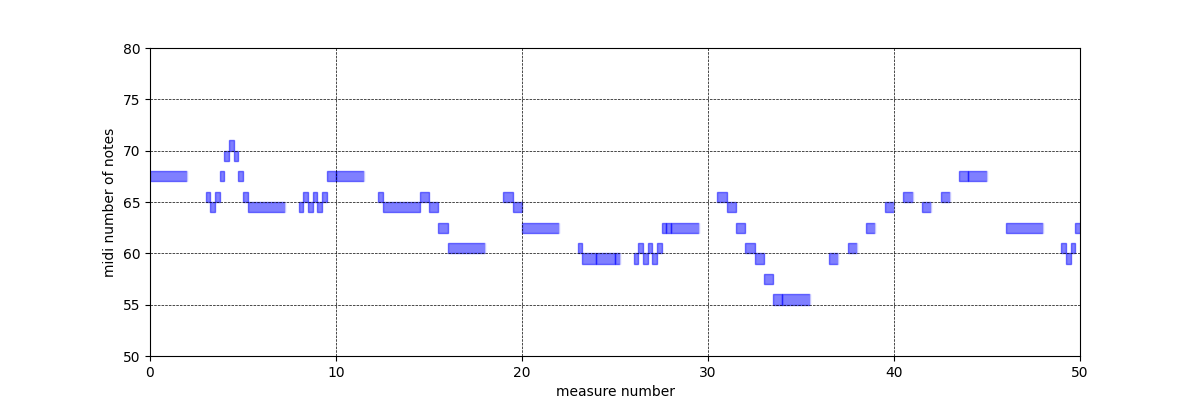
#> input picture ethnonmusicology/assets/pianoroll_matplotlib/Btayhi_Isbahan.mxl.png, 1200 x 400 px, found by its file name
$ jupyter execute --allow-errors image_comparison.ipynb
#> lines starting #> are read from the running program, lines starting #| are printed output that depends on the picture; long printed decimals are rounded
[cell 1]
import numpy as np
import cv2
from itertools import combinations
import matplotlib.pyplot as plt
import seaborn as sns
from skimage import metrics

[cell 2]
# Load the five images


img1 = cv2.imread(
    '/Users/abhishekchoubey/SMC master/2nd timester/AMP lab/Github/AMPLab/ethnonmusicology/assets/pianoroll_matplotlib/Btayhi_Isbahan.mxl.png', 0)
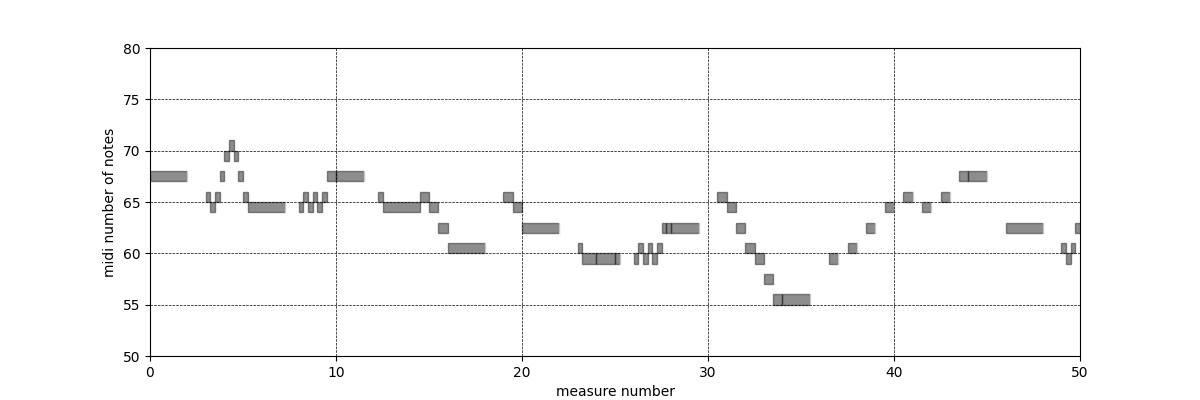
#> img1: shape (400, 1200); min 0, max 255, mean 249
img2 = cv2.imread(
    '/Users/abhishekchoubey/SMC master/2nd timester/AMP lab/Github/AMPLab/ethnonmusicology/assets/pianoroll_matplotlib/Btayhi_Istihlal.mxl.png', 0)
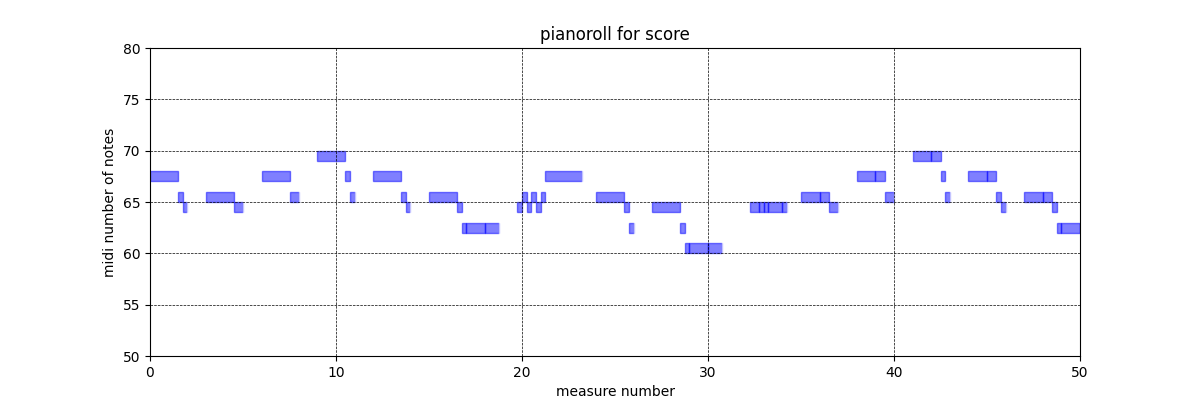
#> input picture ethnonmusicology/assets/pianoroll_matplotlib/Btayhi_Istihlal.mxl.png, 1200 x 400 px, found by its file name
#> img2: shape (400, 1200); min 0, max 255, mean 248.9
img3 = cv2.imread(
    '/Users/abhishekchoubey/SMC master/2nd timester/AMP lab/Github/AMPLab/ethnonmusicology/assets/pianoroll_matplotlib/Btayhi_Maya.mxl.png', 0)
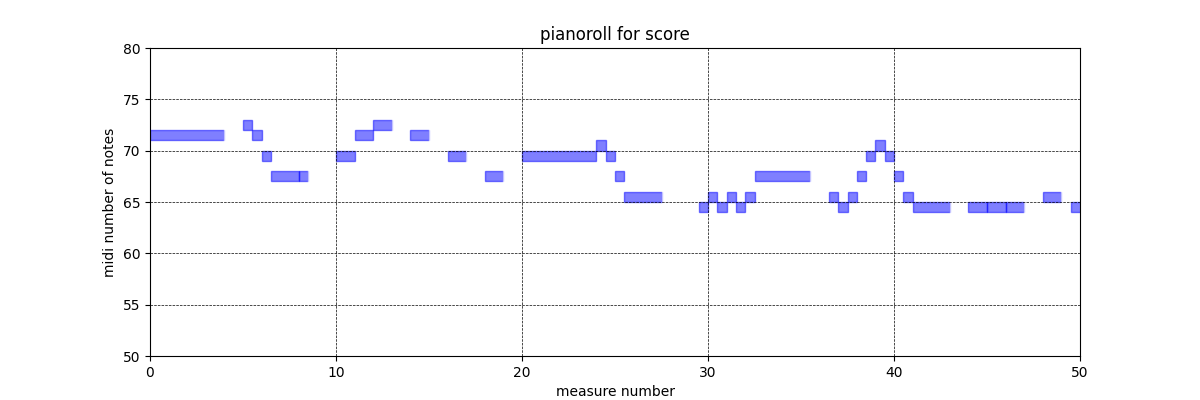
#> input picture ethnonmusicology/assets/pianoroll_matplotlib/Btayhi_Maya.mxl.png, 1200 x 400 px, found by its file name
#> img3: shape (400, 1200); min 0, max 255, mean 248.8
img4 = cv2.imread(
    '/Users/abhishekchoubey/SMC master/2nd timester/AMP lab/Github/AMPLab/ethnonmusicology/assets/pianoroll_matplotlib/Btayhi_Raml_Maya.mxl.png', 0)
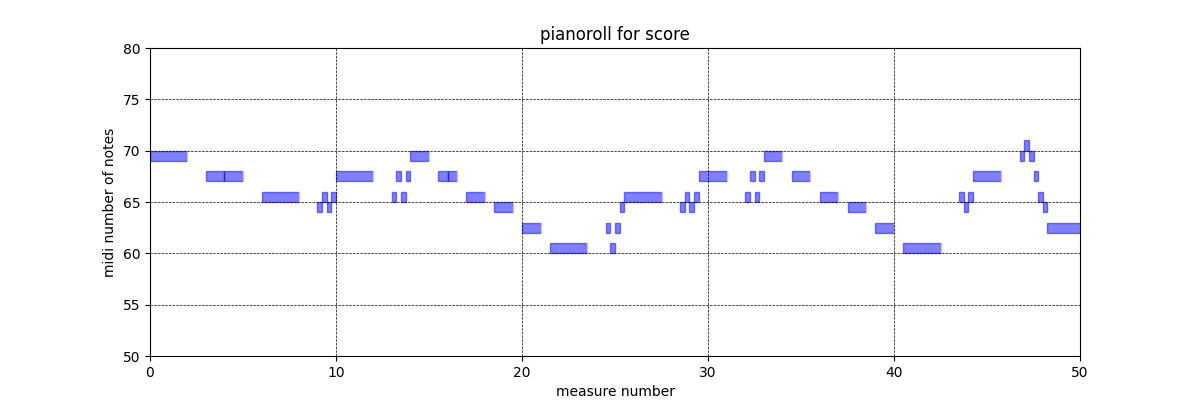
#> input picture ethnonmusicology/assets/pianoroll_matplotlib/Btayhi_Raml_Maya.mxl.png, 1200 x 400 px, found by its file name
#> img4: shape (400, 1200); min 0, max 255, mean 248.9
img5 = cv2.imread(
    '/Users/abhishekchoubey/SMC master/2nd timester/AMP lab/Github/AMPLab/ethnonmusicology/assets/pianoroll_matplotlib/Btayhi_Rasd_Dayl.mxl.png', 0)
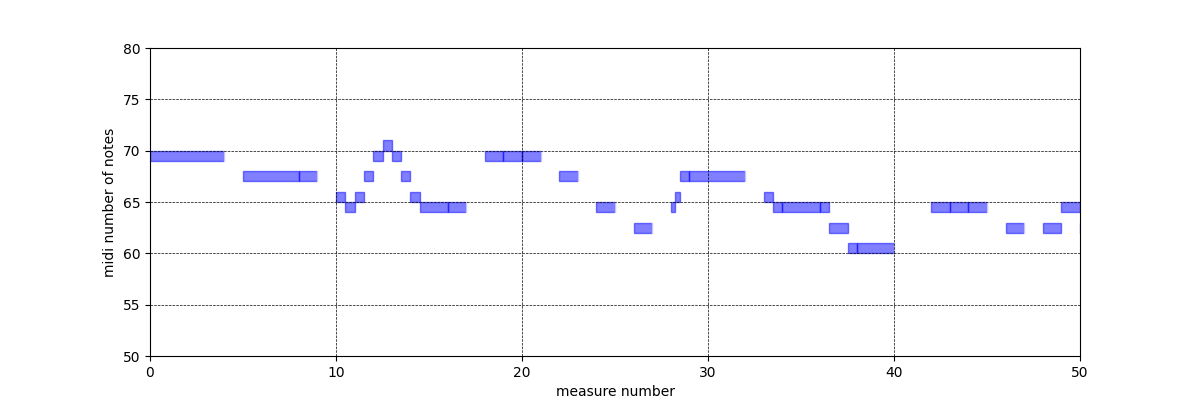
#> input picture ethnonmusicology/assets/pianoroll_matplotlib/Btayhi_Rasd_Dayl.mxl.png, 1200 x 400 px, found by its file name
#> img5: shape (400, 1200); min 0, max 255, mean 249.1

[cell 3]
# show the images
images = [img1, img2, img3, img4, img5]
for i in images:
    imgplot = plt.imshow(i)
    plt.show()
#> this loop made 5 passes

# multiple similarities scores

[cell 4]
# [54 lines of commented-out code are left out]

[cell 5]
# print(type(scaled_nrmse_scores))

# print(scaled_nrmse_scores.var())

[cell 6]
# [15 lines of commented-out code are left out]

# histogram similarity approach

[cell 7]
# create histogram
from skimage import io, color, exposure
import numpy as np

histograms = [exposure.histogram(img)[0] for img in images]
#> histograms = 5 items


# Compute correlation matrix
num_images = len(images)
#> num_images = 5
corr_matrix = np.zeros((num_images, num_images))
for i in range(num_images):
    for j in range(i, num_images):
        corr_matrix[i, j] = corr_matrix[j, i] = np.corrcoef(
            histograms[i], histograms[j])[0, 1]
#> after the loop, corr_matrix = [[1, 1, 1, 1, 1], [1, 1, 1, 1, 1], [1, 1, 1, 1, 1], [1, 1, 1, 1, 1], [1, 1, 1, 1, 1]]

print(corr_matrix)
#| [[1.         1 1 1 1]
#|  [1 1.         1 1 1]
#|  [1 1 1.         1  1]
#|  [1 1 1  1.         1]
#|  [1 1 1 1 1.        ]]

[cell 8]
# create histogram and correlation matrix
sns.heatmap(corr_matrix, annot=False, cmap='coolwarm', xticklabels=[
            'Image 1', 'Image 2', 'Image 3', 'Image 4', 'Image 5'], yticklabels=['Image 1', 'Image 2', 'Image 3', 'Image 4', 'Image 5'])
plt.show()
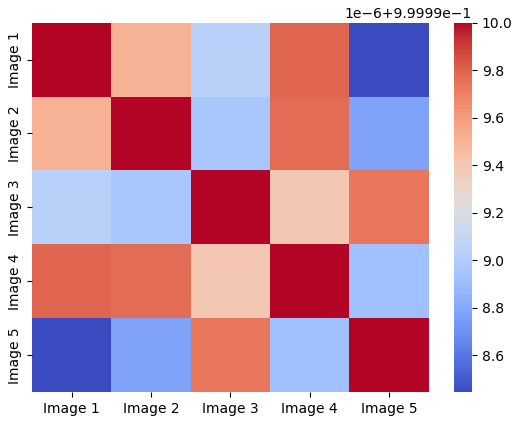
#> figure drawn by matplotlib, 2 panels

# pitch scale

[cell 9]
#load images
img6 = cv2.imread(
    '/Users/abhishekchoubey/SMC master/2nd timester/AMP lab/Github/AMPLab/ethnonmusicology/assets/pitch_class_scatter/n1_scatter_0-50.png', 0)
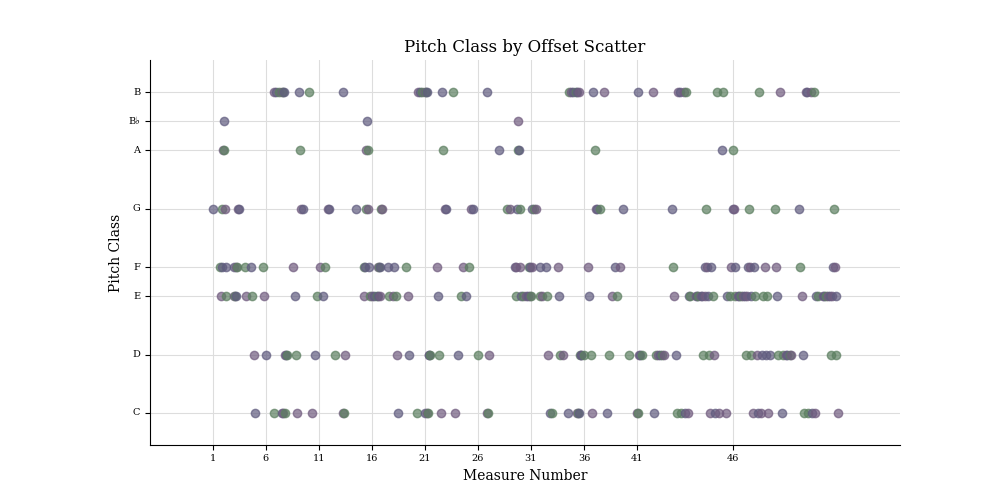
#> input picture ethnonmusicology/assets/pitch_class_scatter/n1_scatter_0-50.png, 1000 x 500 px, found by its file name
#> img6: shape (500, 1000); min 0, max 255, mean 249
img7 = cv2.imread(
    '/Users/abhishekchoubey/SMC master/2nd timester/AMP lab/Github/AMPLab/ethnonmusicology/assets/pitch_class_scatter/n2_scatter_0-50.png', 0)
img8 = cv2.imread(
    '/Users/abhishekchoubey/SMC master/2nd timester/AMP lab/Github/AMPLab/ethnonmusicology/assets/pitch_class_scatter/n3_scatter_0-50.png', 0)
img9 = cv2.imread(
    '/Users/abhishekchoubey/SMC master/2nd timester/AMP lab/Github/AMPLab/ethnonmusicology/assets/pitch_class_scatter/n4_scatter_0-50.png', 0)
img10 = cv2.imread(
    '/Users/abhishekchoubey/SMC master/2nd timester/AMP lab/Github/AMPLab/ethnonmusicology/assets/pitch_class_scatter/n5_scatter_0-50.png', 0)
